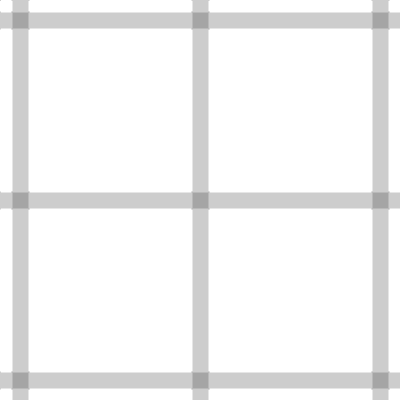
Frame 1 (no input)
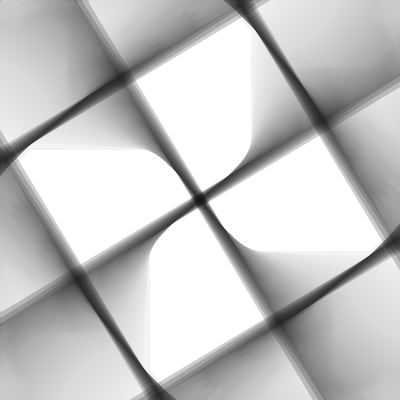
Frame 60 (the mouse pressed at the canvas centre just before this capture)
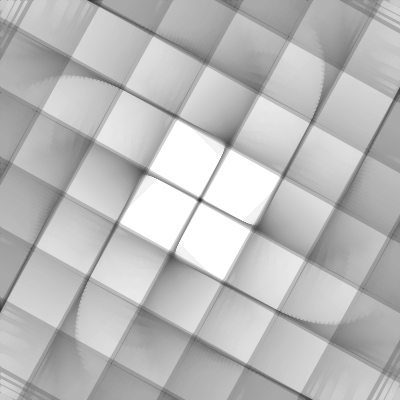
Frame 120 (the mouse held since frame 60 and released just before this capture)

The Processing sketch that drew these frames (run headless with seeded random() and noise(); from frame 60 on, the mouse is pressed at the canvas centre):

// Processing sketch: processing_9099
// ── processing_9099.pde

float angle = 0;

void setup () {
  size(400, 400);
  background(255);
  fill(255, 255, 255, 10);
  stroke(0, 0, 0, 50);
  smooth();
}

void draw () {
  rect(0, 0, 400, 400);
  translate(200, 200);
  rotate(radians(angle));
  scale(10 + (8 * cos(radians(angle))));
  for (int i = 0; i < 400; i += 10) {
    line(i - 200, -200, i - 200, 200); 
    line(-200, i - 200, 200, i - 200);
  }
  filter(DILATE);
  angle++;
}
